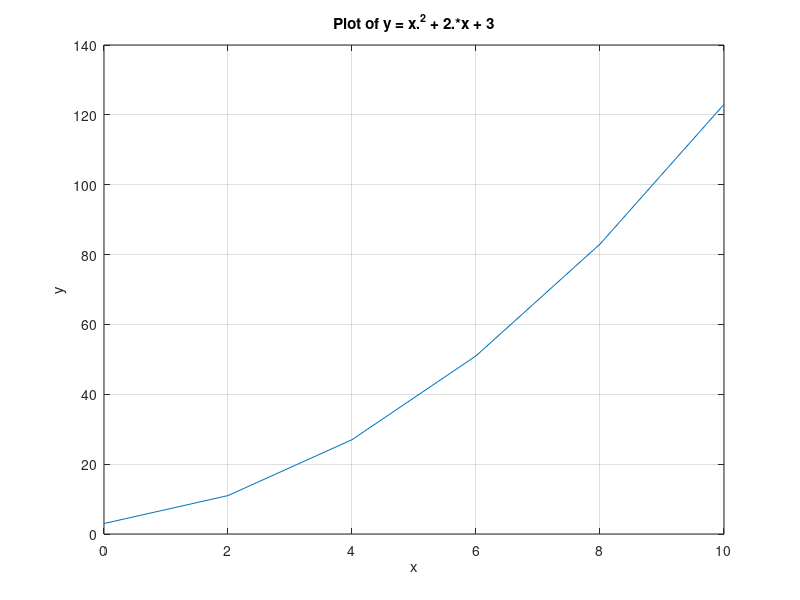

MATLAB code to generate this figure:
% To plot a data set, just create two vectors containing the x and y values to be plotted, and use the plot function.
x=0:2:10;
y=x.^2+2.*x+3;
plot(x,y);

% Titles and axis labels can be added to a plot with the title, xlabel, and
% ylabel functions.
title('Plot of y = x.^2 + 2.*x + 3');
%Each function is called with a string containing the title or label to be applied to the plot
xlabel('x');
ylabel('y');

%Grid lines can be added or removed from the plot with the grid command:
% grid on turns on grid lines, and grid off turns off grid lines.
grid on;

%The print command can be used to save a plot as a graphical image by
%specifying appropriate options and a filename.
%The general usage is
%print <options> <filename>

print -dtiff my_image.tif

% It is possible to plot multiple functions on the same graph by simply including
% more than one set of (x, y) values in the plot function.
y2=5.*x.^2+x+1;
plot(x,y,x,y2);

